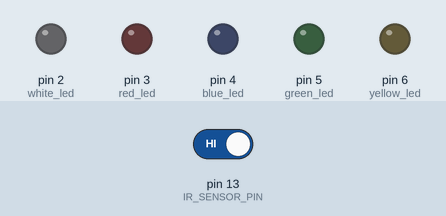
Simulated run of this sketch. Board: Arduino Uno, built with avr-gcc and run on an emulated ATmega328P. Parts: output pins drawn as LEDs (lit = HIGH). The inputs (shaded band) are chosen by the test bench; at power-on: pin 13 (IR_SENSOR_PIN) HIGH.

Above: at 1.2 s.
1.3 s: pin 13 (IR_SENSOR_PIN) driven LOW
At 2.1 s:
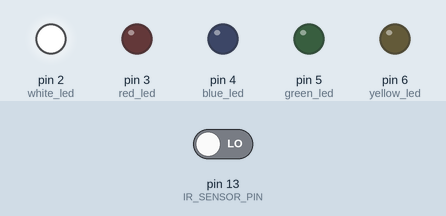
4.3 s: pin 13 (IR_SENSOR_PIN) driven HIGH
At 4.7 s:
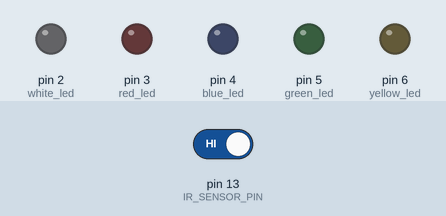
5.8 s: pin 13 (IR_SENSOR_PIN) driven LOW
At 6.6 s:
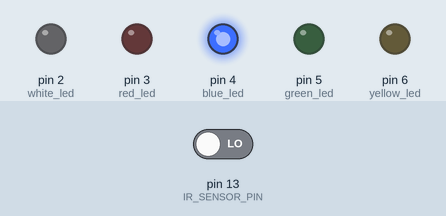
Timing chart, 0 to 17.8 s (numbered marks = the images above; inputs shaded):
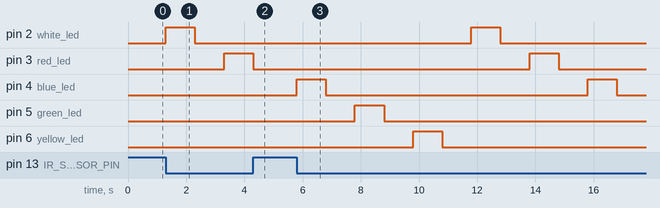

The sketch:

IR_Object_detect_to_light_up.ino
```cpp
#define IR_SENSOR_PIN 13

int white_led = 2;
int red_led = 3;
int blue_led = 4;
int green_led = 5;
int yellow_led = 6;
int total_lights = 5;
int *lights;

void setup() {
  // put your setup code here, to run once:
  int total_lights = 5;
  lights = new int[total_lights];
  lights[0] = white_led;
  lights[1] = red_led;
  lights[2] = blue_led;
  lights[3] = green_led;
  lights[4] = yellow_led;

  pinMode(white_led, OUTPUT);
  pinMode(red_led, OUTPUT);
  pinMode(blue_led, OUTPUT);
  pinMode(green_led , OUTPUT);
  pinMode(yellow_led , OUTPUT);
  pinMode(IR_SENSOR_PIN, INPUT); // Set the IR sensor pin as an input
  Serial.begin(9600);


}

int iter = 0;
void loop() {
  // put your main code here, to run repeatedly:
  if (iter >= total_lights){
    iter = 0;
  }
  int sensorValue = digitalRead(IR_SENSOR_PIN);
  if (sensorValue == LOW){
    digitalWrite(lights[iter], HIGH);
    delay(1000);
    digitalWrite(lights[iter], LOW);
    delay(1000);
    iter+=1;
  }


}
```

Measured:
- after the input at 1.3 s, pin 2 (white_led): LOW → HIGH at once, → LOW 1.0 s later; pin 3 (red_led): LOW → HIGH after 2.0 s
- after the input at 4.3 s, pin 4 (blue_led): stays LOW (without the input it goes to HIGH after 1.0 s)
- after the input at 5.8 s, pin 2 (white_led): LOW → HIGH after 6.0 s, → LOW 1.0 s later; pin 3 (red_led): LOW → HIGH after 8.0 s, → LOW 1.0 s later; pin 4 (blue_led): alternates HIGH for 1.0 s and LOW for 9.0 s, starting at once; pin 5 (green_led): LOW → HIGH after 2.0 s, → LOW 1.0 s later; pin 6 (yellow_led): LOW → HIGH after 4.0 s, → LOW 1.0 s later
